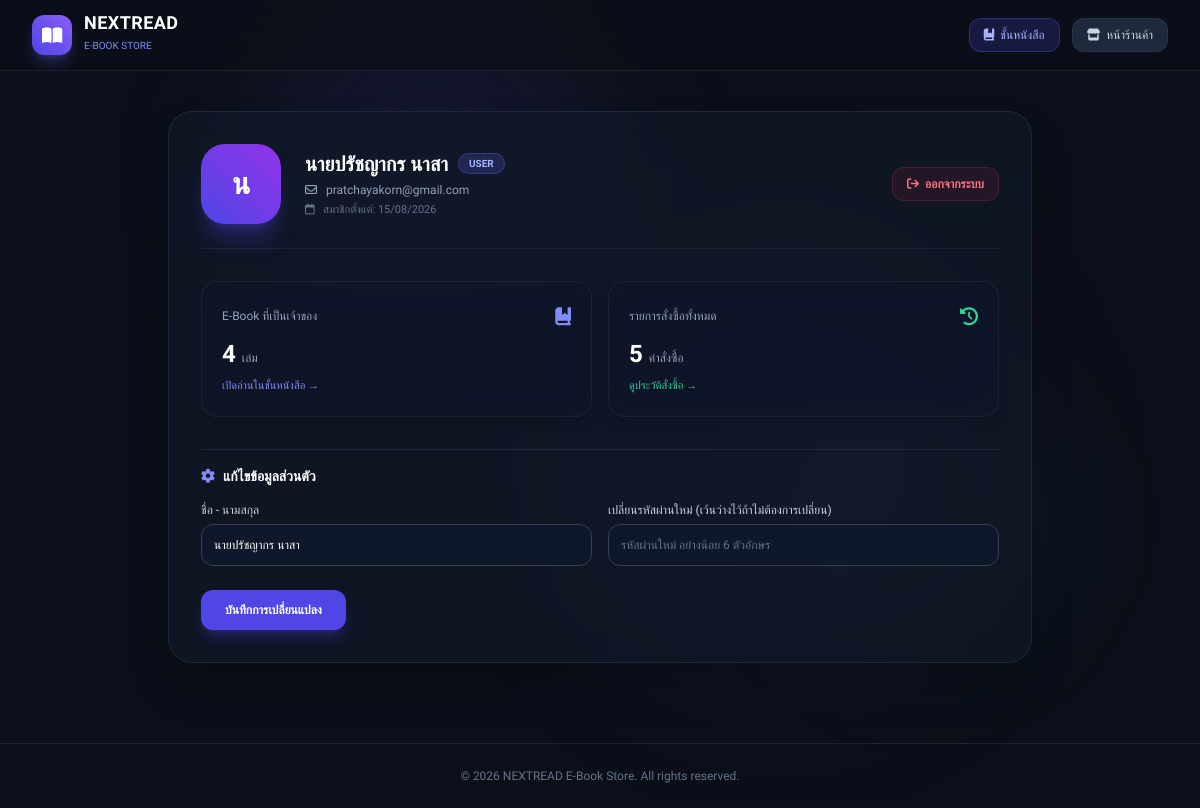
The app's page /profile.php (signed in) with its own data.
### tables this page shows
CREATE TABLE IF NOT EXISTS `users` (
  `user_id` int(11) NOT NULL AUTO_INCREMENT,
  `name` varchar(100) NOT NULL,
  `email` varchar(150) NOT NULL UNIQUE,
  `password` varchar(255) NOT NULL,
  `role` varchar(20) NOT NULL DEFAULT 'user',
  `created_at` datetime NOT NULL DEFAULT CURRENT_TIMESTAMP,
  PRIMARY KEY (`user_id`)
);

### profile.php (the view, shortened to what this page needs)
<?php
require_once 'config.php';
$user_id = $_SESSION['user_id'];
$stmt_u = $conn->prepare("SELECT * FROM users WHERE user_id = ?");
$stmt_u->bind_param("i", $user_id);
$stmt_u->execute();
$user = $stmt_u->get_result()->fetch_assoc();
$stmt_p = $conn->prepare("SELECT COUNT(DISTINCT oi.ebook_id) as total FROM order_items oi JOIN orders o ON oi.order_id = o.order_id WHERE o.user_id = ? AND o.status = 'approved'");
$stmt_p->bind_param("i", $user_id);
$stmt_p->execute();
$purchased_count = $stmt_p->get_result()->fetch_assoc()['total'] ?? 0;
$stmt_o = $conn->prepare("SELECT COUNT(*) as total FROM orders WHERE user_id = ?");
$stmt_o->bind_param("i", $user_id);
$stmt_o->execute();
$orders_count = $stmt_o->get_result()->fetch_assoc()['total'] ?? 0;
?>
<!DOCTYPE html>
<html lang="th">
<head>
    <script src="https://cdn.tailwindcss.com"></script>
    <link rel="stylesheet" href="https://cdnjs.cloudflare.com/ajax/libs/font-awesome/6.4.0/css/all.min.css">
    <link rel="stylesheet" href="assets/style.css">
</head>
<body class="min-h-screen flex flex-col justify-between antialiased">
    <div class="bg-ambient">
        <div class="ambient-orb-1"></div>
        <div class="ambient-orb-2"></div>
        <div class="ambient-orb-3"></div>
    </div>
    <div class="page-container flex flex-col min-h-screen">
        <nav class="glass-nav sticky top-0 z-50 px-4 md:px-8 py-3.5 flex items-center justify-between">
            <a href="index.php" class="flex items-center gap-3">
                <div class="w-10 h-10 rounded-xl bg-gradient-to-tr from-indigo-600 to-violet-500 flex items-center justify-center text-white shadow-lg shadow-indigo-500/30">
                    <i class="fa-solid fa-book-open text-lg"></i>
                </div>
                <div>
                    <span class="font-bold text-lg text-white tracking-wide block leading-none">NEXTREAD</span>
                    <span class="text-[10px] text-indigo-400 font-medium">E-BOOK STORE</span>
                </div>
            </a>
            <div class="flex items-center gap-3 text-xs">
                <a href="my_books.php" class="px-3.5 py-2 rounded-xl bg-indigo-600/20 text-indigo-300 border border-indigo-500/30 hover:bg-indigo-600/30 transition flex items-center gap-1.5">
                    <i class="fa-solid fa-book-bookmark"></i> <span>ชั้นหนังสือ</span>
                </a>
                <a href="index.php" class="px-3.5 py-2 rounded-xl bg-slate-800 text-slate-300 hover:text-white transition flex items-center gap-1.5 border border-slate-700/50">
                    <i class="fa-solid fa-store"></i> <span>หน้าร้านค้า</span>
                </a>
            </div>
        </nav>
        <main class="max-w-4xl mx-auto w-full px-4 py-10 flex-1 space-y-6">
            <div class="glass-card tilt-card rounded-3xl p-6 md:p-8 border border-slate-800 shadow-2xl space-y-8">
                <div class="flex flex-col md:flex-row items-center gap-6 pb-6 border-b border-slate-800/80">
                    <div class="w-20 h-20 rounded-3xl bg-gradient-to-tr from-indigo-600 to-purple-600 flex items-center justify-center text-white text-3xl font-bold shadow-xl shadow-indigo-600/30 shrink-0">
                        <?php echo mb_substr(strtoupper($user['name']), 0, 1, 'UTF-8'); ?>
                    </div>
                    <div class="text-center md:text-left flex-1 space-y-1">
                        <div class="flex items-center justify-center md:justify-start gap-2.5">
                            <h1 class="text-xl font-bold text-white"><?php echo htmlspecialchars($user['name']); ?></h1>
                            <span class="px-2.5 py-0.5 rounded-full text-[10px] font-bold <?php echo ($user['role'] === 'admin') ? 'bg-amber-500/20 text-amber-400 border border-amber-500/30' : 'bg-indigo-500/20 text-indigo-300 border border-indigo-500/30'; ?> uppercase">
                                <?php echo htmlspecialchars($user['role']); ?>
                            </span>
                        </div>
                        <p class="text-xs text-slate-400"><i class="fa-regular fa-envelope mr-1.5"></i> <?php echo htmlspecialchars($user['email']); ?></p>
                        <p class="text-[11px] text-slate-500"><i class="fa-regular fa-calendar mr-1.5"></i> สมาชิกตั้งแต่: <?php echo date('d/m/Y', strtotime($user['created_at'])); ?></p>
                    </div>
                    <div class="shrink-0 flex items-center gap-2">
                        <a href="logout.php" onclick="return confirm('ยืนยันออกจากระบบ?')" class="px-3.5 py-2 bg-rose-600/10 text-rose-400 hover:bg-rose-600/20 border border-rose-500/20 rounded-xl text-xs font-semibold transition inline-flex items-center gap-1.5">
                            <i class="fa-solid fa-arrow-right-from-bracket"></i> ออกจากระบบ
                        </a>
                    </div>
                </div>
                <div class="grid grid-cols-1 sm:grid-cols-2 gap-4">
                    <a href="my_books.php" class="glass-card interactive-card p-5 rounded-2xl bg-slate-900/60 border border-slate-800/80 hover:border-indigo-500/40 transition block group shadow-lg">
                        <div class="flex items-center justify-between mb-2">
                            <span class="text-xs text-slate-400">E-Book ที่เป็นเจ้าของ</span>
                            <i class="fa-solid fa-book-bookmark text-indigo-400 text-lg group-hover:scale-110 transition"></i>
                        </div>
                        <h3 class="text-2xl font-black text-white"><?php echo $purchased_count; ?> <span class="text-xs font-normal text-slate-400">เล่ม</span></h3>
                        <span class="text-[11px] text-indigo-400 mt-2 inline-flex items-center gap-1">เปิดอ่านในชั้นหนังสือ →</span>
                    </a>
                    <a href="orders.php" class="glass-card interactive-card p-5 rounded-2xl bg-slate-900/60 border border-slate-800/80 hover:border-emerald-500/40 transition block group shadow-lg">
                        <div class="flex items-center justify-between mb-2">
                            <span class="text-xs text-slate-400">รายการสั่งซื้อทั้งหมด</span>
                            <i class="fa-solid fa-clock-rotate-left text-emerald-400 text-lg group-hover:scale-110 transition"></i>
                        </div>
                        <h3 class="text-2xl font-black text-white"><?php echo $orders_count; ?> <span class="text-xs font-normal text-slate-400">คำสั่งซื้อ</span></h3>
                        <span class="text-[11px] text-emerald-400 mt-2 inline-flex items-center gap-1">ดูประวัติสั่งซื้อ →</span>
                    </a>
                </div>
                <div class="pt-4 border-t border-slate-800">
                    <h3 class="text-sm font-bold text-white mb-4 flex items-center gap-2">
                        <i class="fa-solid fa-gear text-indigo-400"></i> แก้ไขข้อมูลส่วนตัว
                    </h3>
                    <form method="POST" class="grid grid-cols-1 sm:grid-cols-2 gap-4 text-xs">
                        <div>
                            <label class="block text-slate-300 font-medium mb-1.5">ชื่อ - นามสกุล</label>
                            <input type="text" name="name" value="<?php echo htmlspecialchars($user['name']); ?>" required class="w-full bg-slate-900 border border-slate-700 rounded-xl p-3 text-white focus:outline-none focus:border-indigo-500 text-xs">
                        </div>
                        <div>
                            <label class="block text-slate-300 font-medium mb-1.5">เปลี่ยนรหัสผ่านใหม่ (เว้นว่างไว้ถ้าไม่ต้องการเปลี่ยน)</label>
                            <input type="password" name="new_password" minlength="6" placeholder="รหัสผ่านใหม่ อย่างน้อย 6 ตัวอักษร" class="w-full bg-slate-900 border border-slate-700 rounded-xl p-3 text-white focus:outline-none focus:border-indigo-500 text-xs placeholder-slate-500">
                        </div>
                        <div class="sm:col-span-2 pt-2">
                            <button type="submit" class="px-6 py-3 bg-indigo-600 hover:bg-indigo-500 text-white font-semibold rounded-xl text-xs transition shadow-lg shadow-indigo-600/30">
                                บันทึกการเปลี่ยนแปลง
                            </button>
                        </div>
                    </form>
                </div>
            </div>
        </main>
        <footer class="border-t border-slate-800/80 py-6 text-center text-xs text-slate-500 mt-10">
            <p>© <?php echo date('Y'); ?> NEXTREAD E-Book Store. All rights reserved.</p>
        </footer>
    </div>
</body>
</html>

### assets/style.css (style rules this page uses)
:root { --primary: #6366f1; --primary-glow: rgba(99, 102, 241, 0.35); --accent: #10b981; --bg-dark: #0b0f19; --glass-bg: rgba(17, 24, 39, 0.75); --glass-border: rgba(255, 255, 255, 0.08); }
body { font-family: 'Prompt', sans-serif; background-color: var(--bg-dark); color: #f1f5f9; overflow-x: hidden; position: relative; }
.bg-ambient { position: fixed; top: 0; left: 0; width: 100vw; height: 100vh; pointer-events: none; z-index: 0; overflow: hidden; }
.ambient-orb-1 { position: absolute; top: -10%; left: 15%; width: 500px; height: 500px; background: radial-gradient(circle, rgba(99, 102, 241, 0.15) 0%, rgba(99, 102, 241, 0) 70%); border-radius: 50%; filter: blur(60px); animation: orbFloat1 18s ease-in-out infinite alternate; }
.ambient-orb-2 { position: absolute; bottom: 5%; right: 10%; width: 600px; height: 600px; background: radial-gradient(circle, rgba(168, 85, 247, 0.12) 0%, rgba(168, 85, 247, 0) 70%); border-radius: 50%; filter: blur(70px); animation: orbFloat2 22s ease-in-out infinite alternate; }
.ambient-orb-3 { position: absolute; top: 40%; left: 60%; width: 400px; height: 400px; background: radial-gradient(circle, rgba(16, 185, 129, 0.08) 0%, rgba(16, 185, 129, 0) 70%); border-radius: 50%; filter: blur(50px); animation: orbFloat3 20s ease-in-out infinite alternate; }
.page-container { position: relative; z-index: 10; }
.glass-card { background: var(--glass-bg); backdrop-filter: blur(16px); -webkit-backdrop-filter: blur(16px); border: 1px solid var(--glass-border); transition: transform 0.35s cubic-bezier(0.16, 1, 0.3, 1), box-shadow 0.35s cubic-bezier(0.16, 1, 0.3, 1), border-color 0.35s ease; }
.glass-nav { background: rgba(11, 15, 25, 0.88); backdrop-filter: blur(16px); -webkit-backdrop-filter: blur(16px); border-bottom: 1px solid var(--glass-border); }
.interactive-card { transition: transform 0.35s cubic-bezier(0.16, 1, 0.3, 1), box-shadow 0.35s cubic-bezier(0.16, 1, 0.3, 1), border-color 0.3s ease; }
.stagger-item { animation: staggerFadeIn 0.4s cubic-bezier(0.16, 1, 0.3, 1) forwards; }
button, .btn-action, a.rounded-xl { transition: all 0.2s cubic-bezier(0.16, 1, 0.3, 1); }

### records on screen
users: name "น", name "นายปรัชญากร นาสา", role "USER", email "pratchayakorn@gmail.com", created_at "15/08/2026"

### other values on screen
$purchased_count "4"
$orders_count "5"
